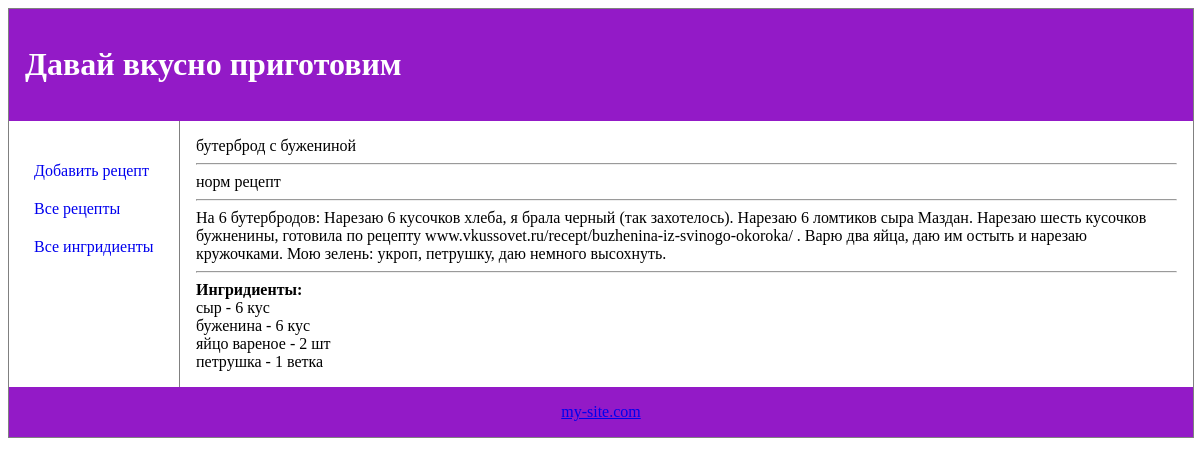
Page /index.php?id=showRecipe&recipe=24 on the committed database.
### tables this page shows
CREATE TABLE `dish` (
  `id_recipe` int(11) NOT NULL,
  `name_dish` varchar(100) DEFAULT NULL,
  `desc_dish` varchar(100) DEFAULT NULL,
  `recipe` varchar(1000) DEFAULT NULL
);

CREATE TABLE `ingredients` (
  `id` int(11) NOT NULL,
  `name_ingr` varchar(100) DEFAULT NULL,
  `quantity` varchar(50) DEFAULT NULL,
  `id_recipe` int(11) DEFAULT NULL
);

### showRecipe.php (the view)
<?php
$recipe = $_GET['recipe'];
$dbc = mysqli_connect('localhost','root','','lllusix')
    or die('Проблема соединения с БД');
$query = "SELECT * FROM dish WHERE id_recipe='$recipe'";
$result = mysqli_query($dbc, $query);
while($row = mysqli_fetch_array($result))
{
    echo $row[1] . '<br>'. '<hr>';
    echo $row[2] . '<br>'. '<hr>';
    echo $row[3] . '<br>'. '<hr>';
    echo '<b>Ингридиенты:</b> ' . '<br>';
}
$query = "SELECT * FROM ingredients WHERE id_recipe='$recipe'";
$result = mysqli_query($dbc, $query);
while($row = mysqli_fetch_array($result)){
    echo $row[1] . ' - ' . $row[2] . '<br>';
}

### index.php (shortened to what this page needs)
<!DOCTYPE html>
<html lang="en">
<head>
</head>
<body>
<?php
$id = '';
if (!empty($_GET)) {
    $id = empty($_GET['id']) ? '' : trim(strip_tags($_GET['id']));
}
$blocks = ['header', 'content', 'footer'];
?>
<div class="container">
    <?php foreach ($blocks as $block): ?>
        <?php if ($block == 'header'): ?>
            <?php include 'header.php'; ?>
        <?php elseif ($block == 'content'): ?>
            <?php include 'menu.php'; ?>
            <article>
                <?php
                switch ($id) {
                    case 'showRecipe':
                        include 'showRecipe.php';
                        break;
                }
                ?>
            </article>
        <?php elseif ($block == 'footer'): ?>
            <?php include 'footer.php'; ?>
        <?php endif; ?>
    <?php endforeach; ?>
</div>
</body>
</html>

### index.php (style rules this page uses)
div.container { width: 100%; border: 1px solid gray; }
article { margin-left: 170px; border-left: 1px solid gray; padding: 1em; overflow: hidden; }

### rows in the picture
dish: name_dish "бутерброд с бужениной", desc_dish "норм рецепт", recipe "На 6 бутербродов: Нарезаю 6 кусочков хлеба, я брала черный (так захотелось). Нарезаю 6 ломтиков сыра Маздан. Нарезаю шесть кусочков бужненины, готовила по рецепту www.vkussovet.ru/recept/buzhenina-iz-svinogo-okoroka/ . Варю два яйца, даю им остыть и нарезаю кружочками. Мою зелень: укроп, петрушку, даю немного высохнуть."
ingredients: name_ingr "сыр", quantity "6 кус"
ingredients: name_ingr "буженина", quantity "6 кус"
ingredients: name_ingr "яйцо вареное", quantity "2 шт"
ingredients: name_ingr "петрушка", quantity "1 ветка"

### other values in the picture
$menu "Добавить рецепт"
$menu "Все рецепты"
$menu "Все ингридиенты"
